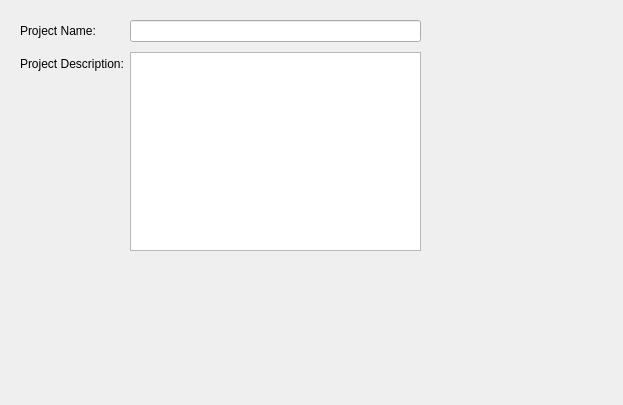
<?xml version="1.0" encoding="UTF-8"?>
<ui version="4.0">
 <class>DockProjectInformation</class>
 <widget class="QDockWidget" name="DockProjectInformation">
  <property name="geometry">
   <rect>
    <x>0</x>
    <y>0</y>
    <width>623</width>
    <height>405</height>
   </rect>
  </property>
  <property name="sizePolicy">
   <sizepolicy hsizetype="Maximum" vsizetype="Maximum">
    <horstretch>0</horstretch>
    <verstretch>0</verstretch>
   </sizepolicy>
  </property>
  <property name="maximumSize">
   <size>
    <width>524287</width>
    <height>524287</height>
   </size>
  </property>
  <property name="font">
   <font>
    <family>Arial</family>
   </font>
  </property>
  <property name="features">
   <set>QDockWidget::AllDockWidgetFeatures</set>
  </property>
  <property name="windowTitle">
   <string>Project Information</string>
  </property>
  <widget class="QWidget" name="dockWidgetContents">
   <widget class="QWidget" name="formLayoutWidget">
    <property name="geometry">
     <rect>
      <x>20</x>
      <y>20</y>
      <width>401</width>
      <height>231</height>
     </rect>
    </property>
    <layout class="QFormLayout" name="formLayout">
     <property name="fieldGrowthPolicy">
      <enum>QFormLayout::AllNonFixedFieldsGrow</enum>
     </property>
     <property name="verticalSpacing">
      <number>10</number>
     </property>
     <item row="0" column="0">
      <widget class="QLabel" name="label">
       <property name="text">
        <string>Project Name:</string>
       </property>
      </widget>
     </item>
     <item row="1" column="0">
      <widget class="QLabel" name="label_2">
       <property name="text">
        <string>Project Description:</string>
       </property>
      </widget>
     </item>
     <item row="0" column="1">
      <widget class="QLineEdit" name="lineEdit"/>
     </item>
     <item row="1" column="1">
      <widget class="QPlainTextEdit" name="plainTextEdit"/>
     </item>
    </layout>
   </widget>
  </widget>
 </widget>
 <resources/>
 <connections/>
</ui>
